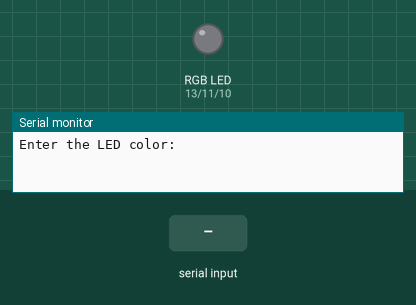
Simulated run of this sketch. Board: Arduino Uno, built for the host (arithmetic inside an expression is 32-bit, double 64-bit). On the bench: an RGB LED mixed from three pins (HIGH = lit), the last lines printed to the serial monitor. The inputs (shaded band) are chosen by the test bench.

Above: at 1.2 s.
1.3 s: "1" received over Serial
At 3.6 s:
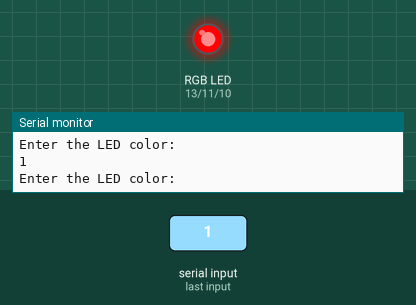
Timing chart, 0 to 5.1 s (numbered marks = the images above; inputs shaded):
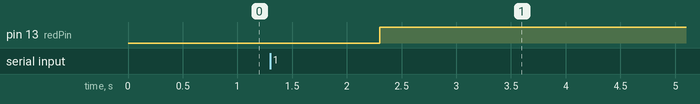

The sketch:

RGB_LED_s.ino
```cpp
int redPin = 13;
int bluePin = 10;
int greenPin = 11;
int dt = 250;
String myColor;
String msg = "Enter the LED color: ";

void setup() {
  // put your setup code here, to run once:
Serial.begin(9600);

pinMode(redPin, OUTPUT);
pinMode(greenPin, OUTPUT);
pinMode(bluePin, OUTPUT);

}

void loop() {
  // put your main code here, to run repeatedly:
Serial.println(msg);


// wait for user input

while (Serial.available() ==0){

  }
  myColor = Serial.readString();
//  Serial.print(myColor);
if (myColor == "1"){

    Serial.println(myColor);
    digitalWrite(redPin, HIGH); // Turn only red LED
    digitalWrite(bluePin, LOW);
    digitalWrite(greenPin, LOW);

    }
  if (myColor == 2){
    digitalWrite(redPin, LOW); // Turn only blue LED
    digitalWrite(bluePin, HIGH);
    digitalWrite(greenPin, LOW);
    }
   if (myColor == 3){
    digitalWrite(redPin, LOW); // Turn only green LED
    digitalWrite(bluePin, LOW);
    digitalWrite(greenPin, HIGH);
    }
   if (myColor == 0){
    digitalWrite(redPin, LOW); // Turn off LED
    digitalWrite(bluePin, LOW);
    digitalWrite(greenPin, LOW);
    }


}
```

Measured:
- after the input at 1.3 s, pin 13 (redPin): LOW → HIGH after 1.0 s
